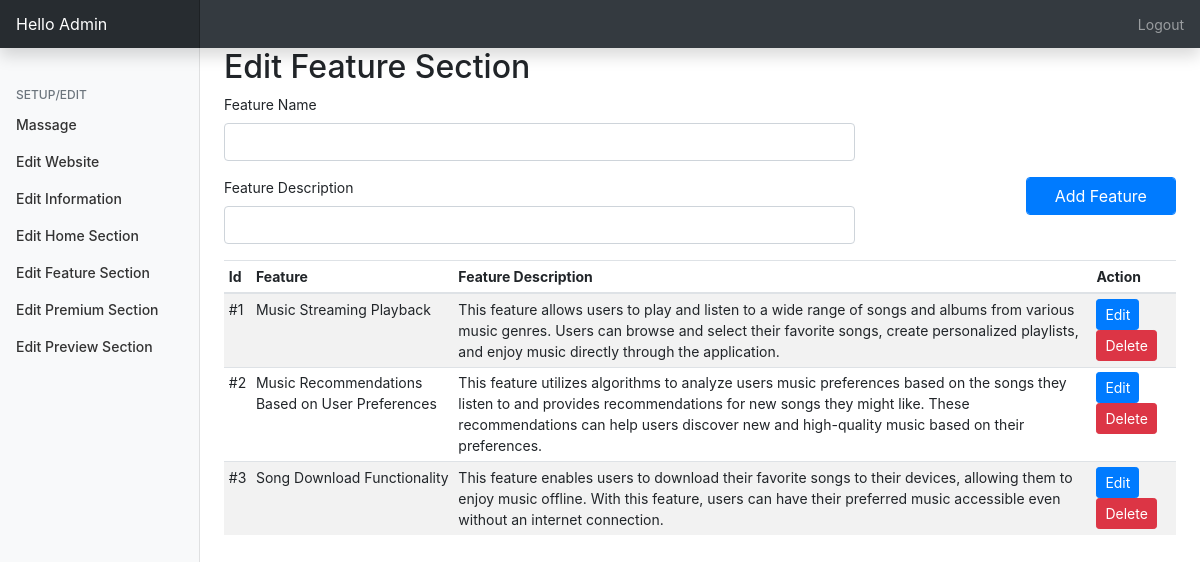
Page /admin/?editfeature=true (signed in) on the committed database.
### tables this page shows
CREATE TABLE `feature_setup` (
  `id` int(11) NOT NULL,
  `feature` varchar(250) NOT NULL,
  `feature_desc` text NOT NULL
);

### admin/php/feature.php (the view, shortened to what this page needs)
<h2>Edit Feature Section</h2>
<form action="php/ufeature.php" method="post">
    <div class="form-row">
        <div class="form-group col-md-8">
            <label for="feature">Feature Name</label>
            <input
                type="text"
                name="feature"
                class="form-control"
                id="feature"
                placeholder=""
                required="required">
        </div>
        <div class="form-group col-md-8">
            <label for="feature_desc">Feature Description</label>
            <input
                type="text"
                name="feature_desc"
                class="form-control"
                id="feature_desc"
                placeholder=""
                required="required">
        </div>
        <div class="form-group col-md-2 ml-auto">
            <input
                type="submit"
                name="addtofeature"
                class="btn btn-primary form-control"
                value="Add Feature">
        </div>
    </div>
</form>
<table id="rlist" class="table table-striped table-sm .table-responsive ">
    <thead>
        <tr>
            <th>Id</th>
            <th>Feature</th>
            <th>Feature Description</th>
            <th>Action</th>
        </tr>
    </thead>
    <tbody>
        <?php
$query2="SELECT * FROM feature_setup";
$queryrun2=mysqli_query($db,$query2);
$count=1;
while($data2=mysqli_fetch_array($queryrun2)){
    ?>
        <tr>
            <div
                class="modal fade"
                id="modal<?=$data2['id']?>"
                tabindex="-1"
                role="dialog"
                aria-labelledby="exampleModalLabel"
                aria-hidden="true">
                <td>#<?=$count?></td>
                <td><?=$data2['feature']?></td>
                <td><?=$data2['feature_desc']?></td>
                <td>
                    <button
                        type="button"
                        class="btn btn-primary btn-sm"
                        data-toggle="modal"
                        data-target="#modal<?=$data2['id']?>">
                        Edit
                    </button>
                    <a href="php/ufeature.php?del=<?=$data2['id']?>">
                        <button
                            type="button"
                            class="btn btn-danger btn-sm"
                            data-toggle="modal"
                            data-target="#exampleModal">
                            Delete
                        </button>
                    </a>
                </td>
            </tr>
            <?php $count++;
} ?>
        </tbody>
    </table>

### admin/css/dashboard.css (style rules this page uses)
body { font-size: .875rem; }

### rows in the picture
feature_setup: feature "Music Streaming Playback", feature_desc "This feature allows users to play and listen to a wide range of songs and albums from various music genres. Users can browse and select their favorite songs, create personalized playlists, and enjoy music directly through the application."
feature_setup: feature "Music Recommendations Based on User Preferences", feature_desc "This feature utilizes algorithms to analyze users music preferences based on the songs they listen to and provides recommendations for new songs they might like. These recommendations can help users discover new and high-quality music based on their preferences."
feature_setup: feature "Song Download Functionality", feature_desc "This feature enables users to download their favorite songs to their devices, allowing them to enjoy music offline. With this feature, users can have their preferred music accessible even without an internet connection."

### other values in the picture
$_SESSION['username'] "Admin"
